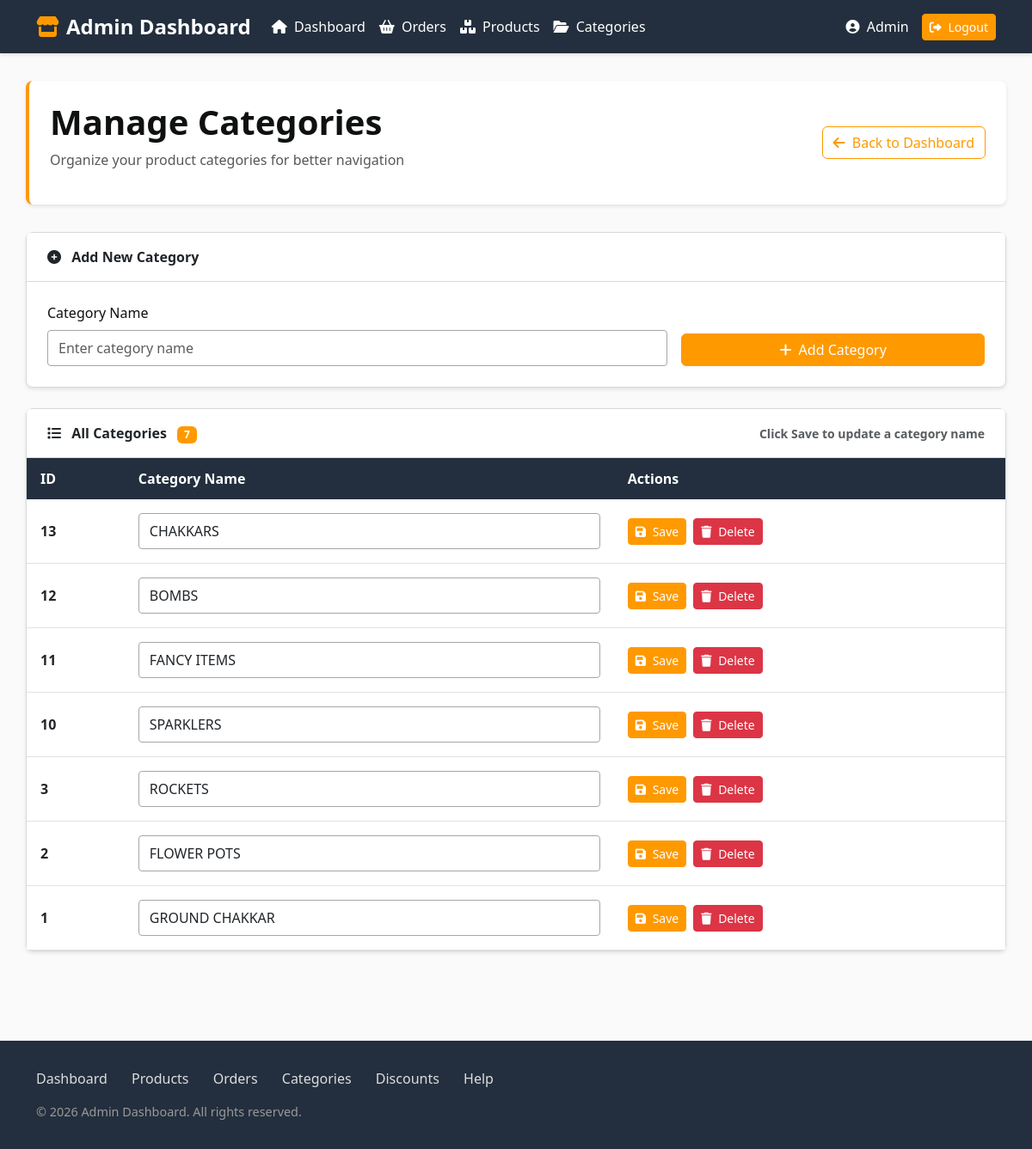
/admin/categories.php (signed in), run on the app's committed database.
### tables this page shows
CREATE TABLE `category` (
  `category_id` int(11) NOT NULL,
  `category_name` varchar(100) NOT NULL
);

### admin/categories.php (the view, shortened to what this page needs)
<?php
require '../inc/db.php';
$categories = $pdo->query("SELECT * FROM category ORDER BY category_id DESC")->fetchAll(PDO::FETCH_ASSOC);
?>
<!DOCTYPE html>
<html lang="en">
<head>
    <link href="https://cdn.jsdelivr.net/npm/bootstrap@5.3.0/dist/css/bootstrap.min.css" rel="stylesheet">
    <link rel="stylesheet" href="https://cdnjs.cloudflare.com/ajax/libs/font-awesome/6.0.0-beta3/css/all.min.css">
</head>
<body>
    <nav class="navbar navbar-expand-lg navbar-dark">
        <div class="container">
            <a class="navbar-brand" href="index.php">
                <i class="fas fa-store amazon-logo"></i>Admin Dashboard
            </a>
            <div class="collapse navbar-collapse" id="navbarNav">
                <ul class="navbar-nav me-auto">
                    <li class="nav-item">
                        <a class="nav-link" href="index.php"><i class="fas fa-home me-1"></i> Dashboard</a>
                    </li>
                    <li class="nav-item">
                        <a class="nav-link" href="orders.php"><i class="fas fa-shopping-basket me-1"></i> Orders</a>
                    </li>
                    <li class="nav-item">
                        <a class="nav-link" href="products.php"><i class="fas fa-boxes me-1"></i> Products</a>
                    </li>
                    <li class="nav-item">
                        <a class="nav-link active" href="categories.php"><i class="fas fa-folder-open me-1"></i> Categories</a>
                    </li>
                </ul>
                <div class="d-flex align-items-center">
                    <span class="user-info"><i class="fas fa-user-circle me-1"></i> Admin</span>
                    <a href="logout.php" class="btn btn-amazon btn-sm">
                        <i class="fas fa-sign-out-alt me-1"></i> Logout
                    </a>
                </div>
            </div>
        </div>
    </nav>
    <div class="container admin-container">
        <div class="page-header">
            <div class="d-flex justify-content-between align-items-center">
                <div>
                    <h1 class="page-title">Manage Categories</h1>
                    <p class="page-subtitle">Organize your product categories for better navigation</p>
                </div>
                <a href="index.php" class="btn btn-outline-amazon">
                    <i class="fas fa-arrow-left me-1"></i> Back to Dashboard
                </a>
            </div>
        </div>
        <div class="card fade-in">
            <div class="card-header">
                <i class="fas fa-plus-circle me-2"></i> Add New Category
            </div>
            <div class="card-body">
                <form method="POST">
                    <div class="row g-3 align-items-end">
                        <div class="col-md-8">
                            <label for="category_name" class="form-label">Category Name</label>
                            <input required name="category_name" id="category_name" class="form-control" placeholder="Enter category name">
                        </div>
                        <div class="col-md-4">
                            <button name="add_category" class="btn btn-amazon w-100">
                                <i class="fas fa-plus me-1"></i> Add Category
                            </button>
                        </div>
                    </div>
                </form>
            </div>
        </div>
        <div class="card fade-in">
            <div class="card-header d-flex justify-content-between align-items-center">
                <div>
                    <i class="fas fa-list me-2"></i> All Categories
                    <span class="badge bg-amazon ms-2" style="background-color: var(--amazon-orange);"><?= count($categories) ?></span>
                </div>
                <div class="text-muted small">
                    Click Save to update a category name
                </div>
            </div>
            <div class="card-body p-0">
                <?php if (empty($categories)): ?>
                    <div class="text-center py-5">
                        <i class="fas fa-folder-open fa-3x text-muted mb-3"></i>
                        <h5 class="text-muted">No categories found</h5>
                        <p class="text-muted">Start by adding your first category above.</p>
                    </div>
                <?php else: ?>
                    <div class="table-responsive">
                        <table class="table table-hover mb-0">
                            <thead>
                                <tr>
                                    <th style="width: 10%;">ID</th>
                                    <th style="width: 50%;">Category Name</th>
                                    <th style="width: 40%;">Actions</th>
                                </tr>
                            </thead>
                            <tbody>
                                <?php foreach ($categories as $c): ?>
                                <tr>
                                    <form method="POST">
                                        <td class="fw-bold"><?= $c['category_id'] ?></td>
                                        <td>
                                            <input name="category_name_edit"
                                                   class="form-control"
                                                   value="<?= htmlspecialchars($c['category_name']) ?>"
                                                   required>
                                        </td>
                                        <td>
                                            <div class="action-buttons">
                                                <button name="update_category" class="btn btn-amazon btn-sm">
                                                    <i class="fas fa-save me-1"></i> Save
                                                </button>
                                                <a href="categories.php?delete=<?= $c['category_id'] ?>"
                                                   onclick="return confirm('WARNING: Are you sure you want to delete the category: <?= htmlspecialchars($c['category_name']) ?>?')"
                                                   class="btn btn-danger btn-sm">
                                                    <i class="fas fa-trash me-1"></i> Delete
                                                </a>
                                            </div>
                                        </td>
                                    </form>
                                </tr>
                                <?php endforeach; ?>
                            </tbody>
                        </table>
                    </div>
                <?php endif; ?>
            </div>
        </div>
    </div>
    <footer class="footer">
        <div class="container">
            <div class="footer-links">
                <a href="index.php">Dashboard</a>
                <a href="products.php">Products</a>
                <a href="orders.php">Orders</a>
                <a href="categories.php">Categories</a>
                <a href="discount.php">Discounts</a>
                <a href="#">Help</a>
            </div>
            <div class="copyright">
                &copy; <?= date('Y') ?> Admin Dashboard. All rights reserved.
            </div>
        </div>
    </footer>
</body>
</html>

### admin/categories.php (style rules this page uses)
:root { --amazon-orange: #ff9900; --amazon-dark: #232f3e; --amazon-blue: #146eb4; --amazon-light: #fafafa; --amazon-gray: #eaeded; --amazon-text: #0f1111; }
body { background-color: var(--amazon-light); min-height: 100vh; font-family: 'Segoe UI', Tahoma, Geneva, Verdana, sans-serif; color: var(--amazon-text); }
.navbar { background-color: var(--amazon-dark) !important; padding: 0.5rem 0; box-shadow: 0 2px 4px rgba(0,0,0,0.1); }
.navbar-brand { font-weight: 700; font-size: 1.5rem; color: white !important; display: flex; align-items: center; }
.amazon-logo { color: var(--amazon-orange); margin-right: 8px; }
.navbar-nav .nav-link { color: white !important; font-weight: 500; padding: 0.5rem 1rem; border-radius: 4px; transition: background-color 0.2s; }
.user-info { color: white; font-weight: 500; margin-right: 15px; }
.admin-container { padding: 2rem 0; }
.page-header { background: white; border-radius: 8px; padding: 1.5rem; margin-bottom: 2rem; box-shadow: 0 2px 4px rgba(0,0,0,0.1); border-left: 4px solid var(--amazon-orange); }
.page-title { font-weight: 600; color: var(--amazon-text); margin-bottom: 0.5rem; }
.page-subtitle { color: #565959; font-size: 1rem; }
.card { border: 1px solid #d5dbdb; border-radius: 8px; box-shadow: 0 2px 4px rgba(0,0,0,0.1); transition: all 0.3s ease; margin-bottom: 1.5rem; }
.card-header { background-color: white; border-bottom: 1px solid #d5dbdb; font-weight: 600; padding: 1rem 1.5rem; }
.card-body { padding: 1.5rem; }
.form-label { font-weight: 500; color: var(--amazon-text); margin-bottom: 0.5rem; }
.form-control { border: 1px solid #a6a6a6; border-radius: 4px; padding: 0.5rem 0.75rem; transition: border-color 0.2s, box-shadow 0.2s; }
.btn-amazon { background-color: var(--amazon-orange); color: white; border: 1px solid var(--amazon-orange); font-weight: 500; transition: all 0.2s ease; }
.btn-outline-amazon { background-color: white; color: var(--amazon-orange); border: 1px solid var(--amazon-orange); font-weight: 500; transition: all 0.2s ease; }
.btn-danger { background-color: #dc3545; border-color: #dc3545; transition: all 0.2s ease; }
.table { border-collapse: separate; border-spacing: 0; width: 100%; }
.table thead th { background-color: var(--amazon-dark); color: white; font-weight: 600; border: none; padding: 0.75rem 1rem; }
.table tbody td { padding: 1rem; vertical-align: middle; border-bottom: 1px solid #dee2e6; }
.table tbody tr { transition: background-color 0.2s; }
.action-buttons { display: flex; gap: 0.5rem; flex-wrap: wrap; }
.footer { background-color: var(--amazon-dark); color: white; padding: 2rem 0; margin-top: 3rem; }
.footer-links a { color: #ddd; text-decoration: none; margin-right: 1.5rem; transition: color 0.2s; }
.copyright { color: #999; font-size: 0.9rem; margin-top: 1rem; }
.fade-in { animation: fadeIn 0.4s ease-out forwards; }

### data on the page
category: category_id "13", category_name_edit "CHAKKARS"
category: category_id "12", category_name_edit "BOMBS"
category: category_id "11", category_name_edit "FANCY ITEMS"
category: category_id "10", category_name_edit "SPARKLERS"
category: category_id "3", category_name_edit "ROCKETS"
category: category_id "2", category_name_edit "FLOWER POTS"
category: category_id "1", category_name_edit "GROUND CHAKKAR"

### other printed values
count($categories) "7"
